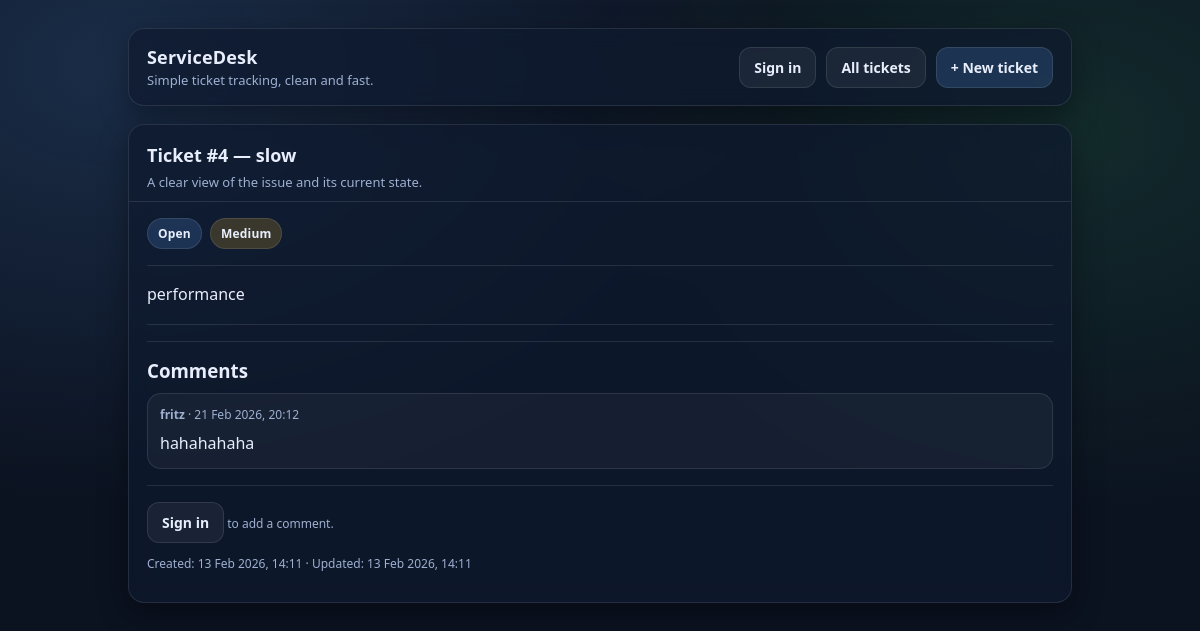
Page /tickets/4/ on the earlier database version.
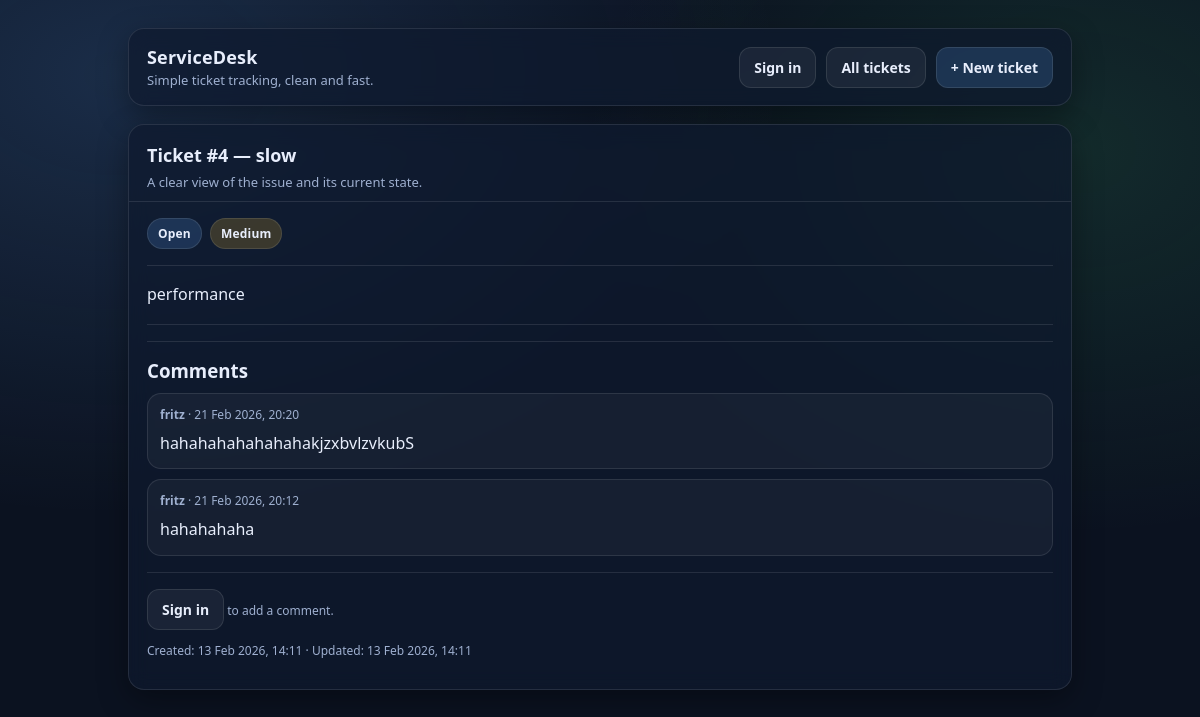
Same page on the later database version.
### tickets/models.py (models this page shows, shortened)
class TicketComment(models.Model):
    ticket = models.ForeignKey(
        "Ticket",
        on_delete=models.CASCADE,
        related_name="comments",
    )
    author = models.ForeignKey(
        settings.AUTH_USER_MODEL,
        on_delete=models.CASCADE,
        related_name="ticket_comments",
    )
    message = models.TextField()
    created_at = models.DateTimeField(auto_now_add=True)

### tickets/views.py (the view, shortened to what this page needs)
# urls.py: path("tickets/<int:ticket_id>/", ticket_detail, name="ticket_detail"),
def ticket_detail(request, ticket_id):
    ticket = get_object_or_404(Ticket, id=ticket_id)
    comments = ticket.comments.all().order_by("-created_at")
    comment_form = None
    return render(
        request,
        "tickets/ticket_detail.html",
        {"ticket": ticket, "comments": comments, "comment_form": comment_form},
    )

### tickets/templates/tickets/ticket_detail.html (shortened to what this page needs)
{% extends "tickets/base.html" %}
{% block topbar_actions %}
  <a class="btn" href="/tickets/">All tickets</a>
  <a class="btn primary" href="/tickets/new/">+ New ticket</a>
{% endblock %}
{% block content %}
  <div class="card">
    <div class="card-header">
      <h2>Ticket #{{ ticket.id }} — {{ ticket.title }}</h2>
      <div class="sub">A clear view of the issue and its current state.</div>
    </div>
    <div class="card-body">
      <div class="badges" style="justify-content:flex-start;">
        <span class="badge info">{{ ticket.get_status_display }}</span>
        {% if ticket.priority == "URGENT" or ticket.priority == "HIGH" %}
          <span class="badge bad">{{ ticket.get_priority_display }}</span>
        {% elif ticket.priority == "MEDIUM" %}
          <span class="badge warn">{{ ticket.get_priority_display }}</span>
        {% else %}
          <span class="badge good">{{ ticket.get_priority_display }}</span>
        {% endif %}
      </div>
      <div class="divider"></div>
      {% if ticket.description %}
        <p style="margin:0; line-height:1.6;">{{ ticket.description }}</p>
      {% else %}
        <p class="small"><em>No description provided.</em></p>
      {% endif %}
      <div class="divider"></div>
      <div class="divider"></div>
      <h3 style="margin:0 0 10px 0;">Comments</h3>
      {% if comments %}
        <div style="display:flex; flex-direction:column; gap:10px;">
          {% for c in comments %}
            <div style="padding:12px; border:1px solid var(--border); border-radius:14px; background: rgba(255,255,255,.04);">
              <div class="small" style="margin-bottom:8px;">
                <strong>{{ c.author.username }}</strong> · {{ c.created_at|date:"j M Y, H:i" }}
              </div>
              <div style="white-space:pre-wrap; line-height:1.6;">{{ c.message }}</div>
            </div>
          {% endfor %}
        </div>
      {% else %}
        <p class="small">No comments yet.</p>
      {% endif %}
      {% if user.is_authenticated %}
        <div class="divider"></div>
        <h3 style="margin:0 0 10px 0;">Add a comment</h3>
        <form method="post" class="form-grid">
          {% csrf_token %}
          <div>
            <label for="{{ comment_form.message.id_for_label }}">Message</label>
            {{ comment_form.message }}
          </div>
          <div class="actions">
            <button class="btn primary" type="submit">Post comment</button>
          </div>
        </form>
      {% else %}
        <div class="divider"></div>
        <p class="small">
          <a class="btn" href="/accounts/login/">Sign in</a> to add a comment.
        </p>
      {% endif %}
      <p class="small">
        Created: {{ ticket.created_at|date:"j M Y, H:i" }} ·
        Updated: {{ ticket.updated_at|date:"j M Y, H:i" }}
      </p>
    </div>
  </div>
{% endblock %}

Differences in the rows shown:
added TicketComment: author.username "fritz", created_at "21 Feb 2026, 20:20", message "hahahahahahahahakjzxbvlzvkubS"
